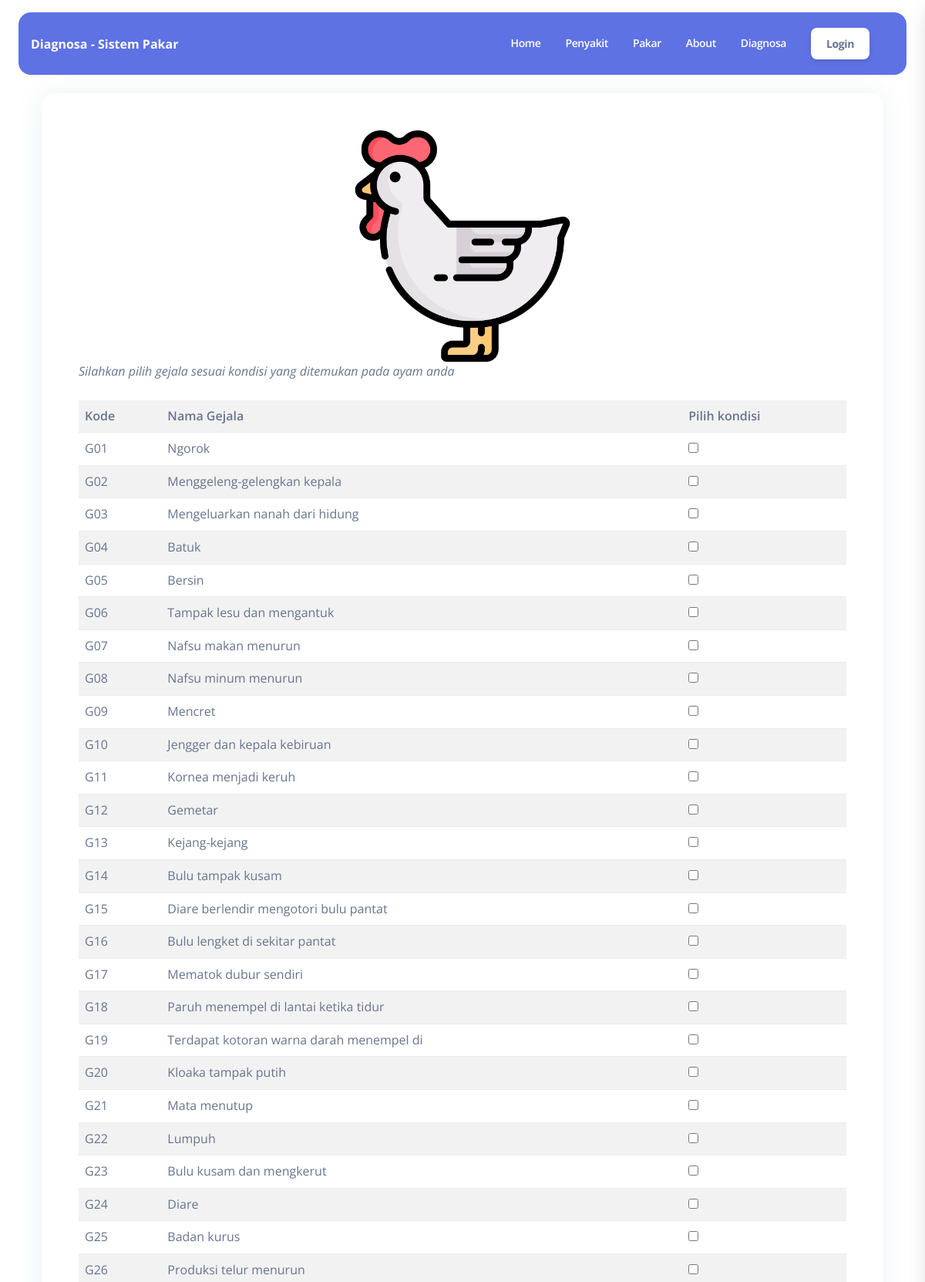
Page /index.php/site/diagnosa (upper part) on the committed database.
### tables this page shows
CREATE TABLE `gejala` (
  `id` int NOT NULL,
  `nama` varchar(40) NOT NULL
);

### application/views/frontend/layout/content.php (called while the page is built)
<?php
include str_replace("system", "application/views/frontend/content", BASEPATH)."/$content.php";
 ?>

### application/controllers/Site.php (called while the page is built, shortened)
<?php
class Site extends CI_Controller {
    public function __construct(){
        $this->load->model('Datamodel', 'datamodel');
    }
	public function diagnosa(){
		$data['title'] = "Diagnosa - Sistem Pakar";
        $data['content'] = "home/diagnosa";
		$data['data']		= $this->db->get("gejala")->result_array();
		$this->load->view('frontend/index',$data);
	}
}
?>

### index.php (called while the page is built, shortened)
<?php
require_once BASEPATH.'core/CodeIgniter.php';

### application/views/frontend/content/home/diagnosa.php (the view, shortened to what this page needs)
<main class="main-content mt-1 border-radius-lg">
    <div class="container mt-4">
        <div class="card p-5">
            <img src="<?= base_url('assets/img/hen.png') ?>" class='rounded mx-auto d-block' style="width:300px" alt="">
            <i>Silahkan pilih gejala sesuai kondisi  yang ditemukan pada ayam anda</i>
            <form action="<?= base_url('site/hasil') ?>" method="post">
               <div class="table-responsive">
               <table class="table table-striped mt-4">
                    <tr>
                        <th>Kode</th><th>Nama Gejala</th><th>Pilih kondisi</th>
                    </tr>
                    <?php $no = 1;foreach ($data as $index => $g) {?>
                    <tr>
                        <td><?= (strlen($no) > 1 ? 'G' : 'G0').$no ?></td><td><?= $g['nama'] ?></td><td><input type="checkbox" value='<?= $g['id'] ?>' name="gejala[]" id=""></td>
                    </tr>
                    <?php $no++;} ?>
                </table>
               </div>
            </form>
        </div>
    </div>
</main>

### rows in the picture
gejala: shows "G0", nama "Ngorok"
gejala: shows "G0", nama "Menggeleng-gelengkan kepala"
gejala: shows "G0", nama "Mengeluarkan nanah dari hidung"
gejala: shows "G0", nama "Batuk"
gejala: shows "G0", nama "Bersin"
gejala: shows "G0", nama "Tampak lesu dan mengantuk"
gejala: shows "G0", nama "Nafsu makan menurun"
gejala: shows "G0", nama "Nafsu minum menurun"
gejala: shows "G0", nama "Mencret"
gejala: shows "G", nama "Jengger dan kepala kebiruan"
gejala: shows "G", nama "Kornea menjadi keruh"
gejala: shows "G", nama "Gemetar"
gejala: shows "G", nama "Kejang-kejang"
gejala: shows "G", nama "Bulu tampak kusam"
gejala: shows "G", nama "Diare berlendir mengotori bulu pantat"
gejala: shows "G", nama "Bulu lengket di sekitar pantat"
gejala: shows "G", nama "Mematok dubur sendiri"
gejala: shows "G", nama "Paruh menempel di lantai ketika tidur"
gejala: shows "G", nama "Terdapat kotoran warna darah menempel di"
gejala: shows "G", nama "Kloaka tampak putih"
gejala: shows "G", nama "Mata menutup"
gejala: shows "G", nama "Lumpuh"
gejala: shows "G", nama "Bulu kusam dan mengkerut"
gejala: shows "G", nama "Diare"
gejala: shows "G", nama "Badan kurus"
gejala: shows "G", nama "Produksi telur menurun"

### other values in the picture
$title "Diagnosa - Sistem Pakar"
